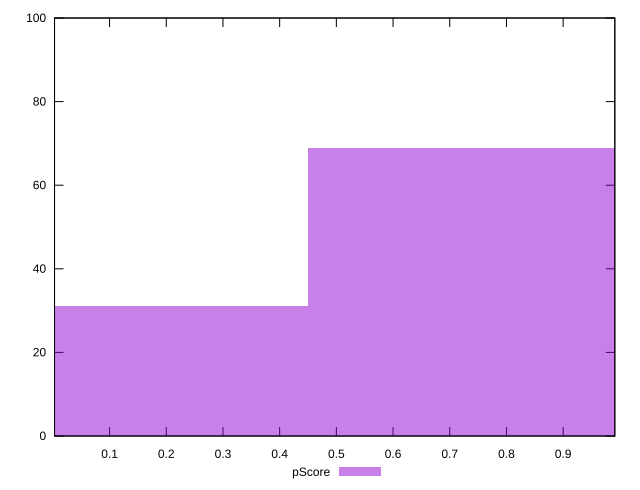

This chart was generated by the following gnuplot code:
reset

$pScore <<EOF
0 31
0.9001171987223454 69
EOF

set key outside below
set boxwidth 0.9001171987223454
set xrange [0.0029306732316477513:0.9911459643400662]
set yrange [0:100]
set trange [0:100]
set style fill transparent solid 0.5 noborder
set terminal svg size 640, 490 enhanced background rgb 'white'
set output "reports/report_00027_2021-02-24T12-40-31.850Z/largest-contentful-paint/samples/agenda/pScore/histogram.svg"

plot $pScore title "pScore" with boxes

reset
